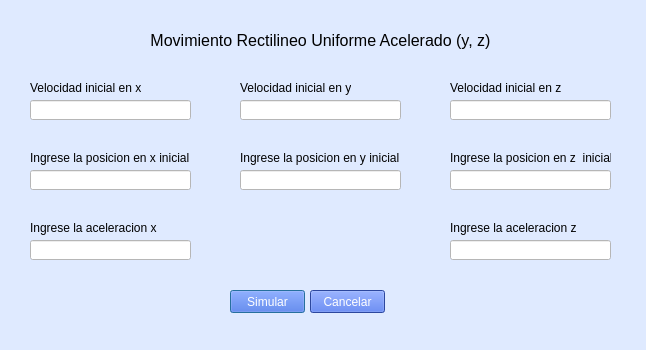
<?xml version="1.0" encoding="UTF-8"?>
<ui version="4.0">
 <class>DialogMurayaza</class>
 <widget class="QDialog" name="DialogMurayaza">
  <property name="geometry">
   <rect>
    <x>0</x>
    <y>0</y>
    <width>646</width>
    <height>350</height>
   </rect>
  </property>
  <property name="windowTitle">
   <string>murayaza</string>
  </property>
  <property name="styleSheet">
   <string notr="true">background-color: #DFEAFF;</string>
  </property>
  <widget class="QLabel" name="label">
   <property name="geometry">
    <rect>
     <x>30</x>
     <y>80</y>
     <width>111</width>
     <height>16</height>
    </rect>
   </property>
   <property name="text">
    <string>Velocidad inicial en x</string>
   </property>
  </widget>
  <widget class="QLabel" name="lblErrorPosicionY">
   <property name="geometry">
    <rect>
     <x>240</x>
     <y>190</y>
     <width>131</width>
     <height>16</height>
    </rect>
   </property>
   <property name="text">
    <string/>
   </property>
  </widget>
  <widget class="QLabel" name="label_6">
   <property name="geometry">
    <rect>
     <x>450</x>
     <y>80</y>
     <width>111</width>
     <height>16</height>
    </rect>
   </property>
   <property name="text">
    <string>Velocidad inicial en z</string>
   </property>
  </widget>
  <widget class="QLabel" name="lblErrorAceleracionX">
   <property name="geometry">
    <rect>
     <x>30</x>
     <y>260</y>
     <width>131</width>
     <height>16</height>
    </rect>
   </property>
   <property name="text">
    <string/>
   </property>
  </widget>
  <widget class="QLabel" name="lblErrorVelocidadInicialY">
   <property name="geometry">
    <rect>
     <x>240</x>
     <y>120</y>
     <width>131</width>
     <height>16</height>
    </rect>
   </property>
   <property name="text">
    <string/>
   </property>
  </widget>
  <widget class="QLabel" name="lblErrorPosicionX">
   <property name="geometry">
    <rect>
     <x>30</x>
     <y>190</y>
     <width>131</width>
     <height>16</height>
    </rect>
   </property>
   <property name="text">
    <string/>
   </property>
  </widget>
  <widget class="QLineEdit" name="inptVelocidadInicialY">
   <property name="geometry">
    <rect>
     <x>240</x>
     <y>100</y>
     <width>161</width>
     <height>20</height>
    </rect>
   </property>
   <property name="styleSheet">
    <string notr="true">background-color: white;</string>
   </property>
  </widget>
  <widget class="QLabel" name="lblErrorVelocidadInicialX">
   <property name="geometry">
    <rect>
     <x>30</x>
     <y>120</y>
     <width>131</width>
     <height>16</height>
    </rect>
   </property>
   <property name="text">
    <string/>
   </property>
  </widget>
  <widget class="QLabel" name="label_5">
   <property name="geometry">
    <rect>
     <x>30</x>
     <y>220</y>
     <width>161</width>
     <height>16</height>
    </rect>
   </property>
   <property name="text">
    <string>Ingrese la aceleracion x</string>
   </property>
  </widget>
  <widget class="QLineEdit" name="inptAceleracionX">
   <property name="geometry">
    <rect>
     <x>30</x>
     <y>240</y>
     <width>161</width>
     <height>20</height>
    </rect>
   </property>
   <property name="styleSheet">
    <string notr="true">background-color: white;</string>
   </property>
  </widget>
  <widget class="QLabel" name="label_4">
   <property name="geometry">
    <rect>
     <x>30</x>
     <y>150</y>
     <width>161</width>
     <height>16</height>
    </rect>
   </property>
   <property name="text">
    <string>Ingrese la posicion en x inicial</string>
   </property>
  </widget>
  <widget class="QLabel" name="label_9">
   <property name="geometry">
    <rect>
     <x>450</x>
     <y>220</y>
     <width>161</width>
     <height>16</height>
    </rect>
   </property>
   <property name="text">
    <string>Ingrese la aceleracion z</string>
   </property>
  </widget>
  <widget class="QLineEdit" name="inptAceleracionZ">
   <property name="geometry">
    <rect>
     <x>450</x>
     <y>240</y>
     <width>161</width>
     <height>20</height>
    </rect>
   </property>
   <property name="styleSheet">
    <string notr="true">background-color: white;</string>
   </property>
  </widget>
  <widget class="QLabel" name="lblErrorPosicionZ">
   <property name="geometry">
    <rect>
     <x>450</x>
     <y>190</y>
     <width>131</width>
     <height>16</height>
    </rect>
   </property>
   <property name="text">
    <string/>
   </property>
  </widget>
  <widget class="QLineEdit" name="inptPosicionX">
   <property name="geometry">
    <rect>
     <x>30</x>
     <y>170</y>
     <width>161</width>
     <height>20</height>
    </rect>
   </property>
   <property name="styleSheet">
    <string notr="true">background-color: white;</string>
   </property>
  </widget>
  <widget class="QLineEdit" name="inptPosicionY">
   <property name="geometry">
    <rect>
     <x>240</x>
     <y>170</y>
     <width>161</width>
     <height>20</height>
    </rect>
   </property>
   <property name="styleSheet">
    <string notr="true">background-color: white;</string>
   </property>
  </widget>
  <widget class="QLabel" name="label_2">
   <property name="geometry">
    <rect>
     <x>240</x>
     <y>80</y>
     <width>111</width>
     <height>16</height>
    </rect>
   </property>
   <property name="text">
    <string>Velocidad inicial en y</string>
   </property>
  </widget>
  <widget class="QLineEdit" name="inptPosicionZ">
   <property name="geometry">
    <rect>
     <x>450</x>
     <y>170</y>
     <width>161</width>
     <height>20</height>
    </rect>
   </property>
   <property name="styleSheet">
    <string notr="true">background-color: white;</string>
   </property>
  </widget>
  <widget class="QLabel" name="lblErrorVelocidadInicialZ">
   <property name="geometry">
    <rect>
     <x>450</x>
     <y>120</y>
     <width>131</width>
     <height>16</height>
    </rect>
   </property>
   <property name="text">
    <string/>
   </property>
  </widget>
  <widget class="QLineEdit" name="inptVelocidadInicialX">
   <property name="geometry">
    <rect>
     <x>30</x>
     <y>100</y>
     <width>161</width>
     <height>20</height>
    </rect>
   </property>
   <property name="styleSheet">
    <string notr="true">background-color: white;</string>
   </property>
  </widget>
  <widget class="QLabel" name="label_7">
   <property name="geometry">
    <rect>
     <x>240</x>
     <y>150</y>
     <width>161</width>
     <height>16</height>
    </rect>
   </property>
   <property name="text">
    <string>Ingrese la posicion en y inicial</string>
   </property>
  </widget>
  <widget class="QLabel" name="lblErrorAceleracionZ">
   <property name="geometry">
    <rect>
     <x>450</x>
     <y>260</y>
     <width>131</width>
     <height>16</height>
    </rect>
   </property>
   <property name="text">
    <string/>
   </property>
  </widget>
  <widget class="QLabel" name="label_3">
   <property name="geometry">
    <rect>
     <x>0</x>
     <y>20</y>
     <width>641</width>
     <height>41</height>
    </rect>
   </property>
   <property name="font">
    <font>
     <pointsize>12</pointsize>
    </font>
   </property>
   <property name="text">
    <string>Movimiento Rectilineo Uniforme Acelerado (y, z)</string>
   </property>
   <property name="scaledContents">
    <bool>false</bool>
   </property>
   <property name="alignment">
    <set>Qt::AlignCenter</set>
   </property>
   <property name="wordWrap">
    <bool>true</bool>
   </property>
  </widget>
  <widget class="QLabel" name="label_8">
   <property name="geometry">
    <rect>
     <x>450</x>
     <y>150</y>
     <width>161</width>
     <height>16</height>
    </rect>
   </property>
   <property name="text">
    <string>Ingrese la posicion en z  inicial</string>
   </property>
  </widget>
  <widget class="QLineEdit" name="inptVelocidadInicialZ">
   <property name="geometry">
    <rect>
     <x>450</x>
     <y>100</y>
     <width>161</width>
     <height>20</height>
    </rect>
   </property>
   <property name="styleSheet">
    <string notr="true">background-color: white;</string>
   </property>
  </widget>
  <widget class="QPushButton" name="btnSimular">
   <property name="geometry">
    <rect>
     <x>230</x>
     <y>290</y>
     <width>75</width>
     <height>23</height>
    </rect>
   </property>
   <property name="styleSheet">
    <string notr="true">background-color: #3D63DD;
color: white;</string>
   </property>
   <property name="text">
    <string>Simular</string>
   </property>
  </widget>
  <widget class="QPushButton" name="btnCancelar">
   <property name="geometry">
    <rect>
     <x>310</x>
     <y>290</y>
     <width>75</width>
     <height>23</height>
    </rect>
   </property>
   <property name="styleSheet">
    <string notr="true">background-color: #3D63DD;
color: white;</string>
   </property>
   <property name="text">
    <string>Cancelar</string>
   </property>
  </widget>
 </widget>
 <resources/>
 <connections/>
</ui>
